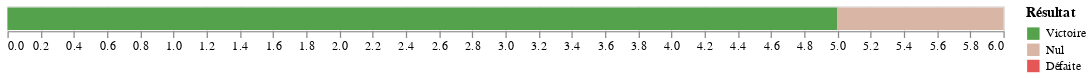

This figure's notebook cell:
### Markdown cell above
# Des matchs, des résultats

### Code cell
vnd = matchs_saison.groupby('Saison').agg({'Victoire': 'sum', 'Défaite': 'sum', 'Nul': 'sum'}).reset_index().melt(id_vars='Saison', value_vars=['Victoire', 'Nul', 'Défaite'])

alt.Chart(vnd).mark_bar().encode(
    x=alt.X(
        'value:Q', 
        title='',
    ),
    color=alt.Color(
        'variable', 
        title='Résultat', 
        scale=alt.Scale(
            domain=['Victoire', 'Nul', 'Défaite'], 
            range=['#54a24b', '#d8b5a5', '#e45756']
        )
    ),
    tooltip=[alt.Tooltip("Saison", title="Saison"), alt.Tooltip("variable", title='Résultat'), alt.Tooltip("value", title="Académies")],
    order=alt.Order(
        'variable',
        sort='descending'
    )
).properties(
    width=800
).configure_axisY(
    labelPadding=20, 
    labelFontSize=18,
    grid=False,
)

### Figure 1 — Vega-Lite specification as saved in the notebook (floating-point values rounded to 4 significant figures)
{"config": {"view": {"continuousWidth": 400, "continuousHeight": 300}, "axisY": {"grid": false, "labelFontSize": 18, "labelPadding": 20}}, "data": {"name": "data-913a6bf34874bc37dbccc65251c94eee"}, "mark": "bar", "encoding": {"color": {"field": "variable", "scale": {"domain": ["Victoire", "Nul", "Défaite"], "range": ["#54a24b", "#d8b5a5", "#e45756"]}, "title": "Résultat", "type": "nominal"}, "order": {"field": "variable", "sort": "descending", "type": "nominal"}, "tooltip": [{"field": "Saison", "title": "Saison", "type": "nominal"}, {"field": "variable", "title": "Résultat", "type": "nominal"}, {"field": "value", "title": "Académies", "type": "quantitative"}], "x": {"field": "value", "title": "", "type": "quantitative"}}, "width": 800, "$schema": "https://vega.github.io/schema/vega-lite/v4.17.0.json", "datasets": {"data-913a6bf34874bc37dbccc65251c94eee": [{"Saison": "2022-2023", "variable": "Victoire", "value": 5}, {"Saison": "2022-2023", "variable": "Nul", "value": 1}, {"Saison": "2022-2023", "variable": "Défaite", "value": 0}]}}
